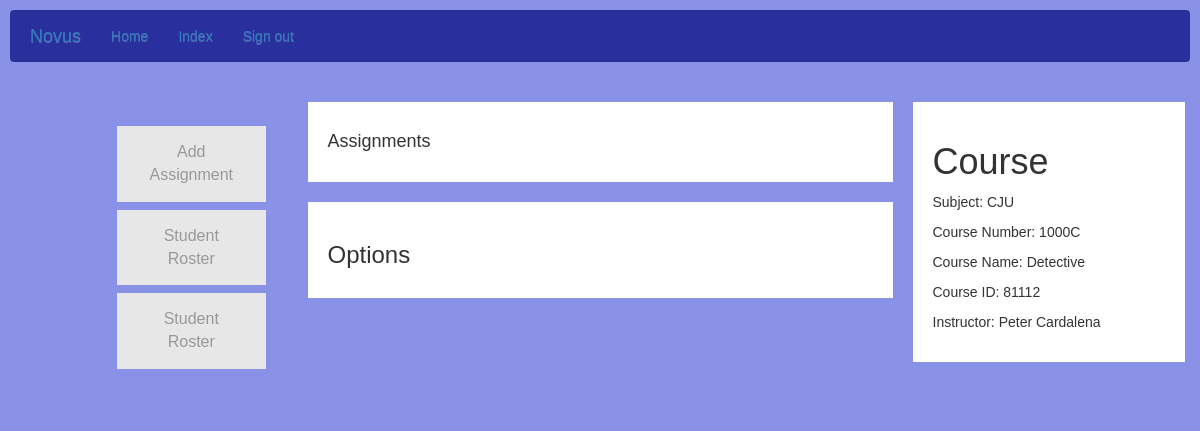
Page /details/Course/2 (signed in) on the committed database.
### models.py (models this page shows)
class Course (db.Model):
    __tablename__= "courses"
    id = db.Column(db.Integer, primary_key=True)
    uniqueid = db.Column(db.String(5), index=True)
    name = db.Column(db.String(120), index=True, unique=False)
    subject = db.Column(db.String(64), index=True)
    number = db.Column(db.String(8), index=True)
    day = db.Column(db.String(10), index=True)
    start_time = db.Column(db.String(4), index=True)
    end_time = db.Column(db.String(4), index=True)
    professor_id = Column(Integer, ForeignKey('professors.id'))
    posts = relationship("Post", backref="courses")
    assignments = relationship("Assignment", backref="courses")
    students = relationship("Student", secondary=class_registration_table, back_populates="courses")

class User(db.Model, UserMixin):
    __tablename__="users"
    id = db.Column(db.Integer, primary_key=True)
    uniqueid = db.Column(db.String(5), index=True)
    name = db.Column(db.String(120), index=True, unique=False)
    gender = db.Column(db.String(6), index=True)
    email = db.Column(db.String(120), index=True)
    phone = db.Column(db.String(120), index=True)
    birthday = db.Column(db.String(120), index=True)
    active = db.Column(db.Boolean())
    roles = relationship("Role", secondary="user_roles")
    password = db.Column(db.String(128))
    type = db.Column(db.String(15))

### app.py (the view)
@app.route('/details/<type>/<int:id>')
@login_required
def details(type, id):
    if type == "Student":
        student = Student.query.get(id)
        return render_template('students_details.html', student=student)
    elif type == "Professor":
        prof = Professor.query.get(id)
        return render_template('professor_details.html', prof=prof)
    elif type == "Administrator":
        admin = Administrator.query.get(id)
        return render_template('administrator_details.html', admin=admin)
    elif type == "Course":
        course = Course.query.get(id)
        professor = Professor.query.get(course.professor_id)
        assignments = course.assignments
        return render_template('course_details.html', course=course, professor=professor, assignments=assignments)
    else:
        return render_template('error.html')

### templates/course_details.html (shortened to what this page needs)
{% extends 'layout.html' %}
{% block head %}
        <link rel="stylesheet" href="//maxcdn.bootstrapcdn.com/bootstrap/3.2.0/css/bootstrap.min.css">
        <link rel="stylesheet" href="//maxcdn.bootstrapcdn.com/bootstrap/3.2.0/css/bootstrap-theme.min.css">
        <link rel="stylesheet" type="text/css" href="/static/css/index.css">
{% endblock %}
{% block app_content %}
<div class="row">
  <div class="leftcolumn">
    <div class="card" id="opt">
      <ul>
        <ol><a href="{{ url_for('add_assignment', id=course.id )}}" class="button">Add Assignment</a></ol>
        <ol><a href="{{ url_for('student_course_roster', id=course.id )}}" class="button">Student Roster</a></ol>
        <ol><a href="{{ url_for('gradebooks', id=course.id )}}" class="button">Student Roster</a></ol>
      </ul>
    </div>
  </div>
  <div class="centercolumn">
    <div class="card">
      <h4>Assignments</h4>
    </div>
    <div class="card">
      <h3>Options</h3>
    </div>
  </div>
  <div class="rightcolumn">
    <div class="card">
      <h1>Course</h1>
      <p>Subject: {{course.subject}}</p>
      <p>Course Number: {{course.number}}</p>
      <p>Course Name: {{course.name}}</p>
      <p>Course ID: {{course.uniqueid}}</p>
      <p>Instructor: {{professor.name}}</p>
    </div>
  </div>
</div>
{% endblock %}

### static/css/index.css (style rules this page uses)
* { box-sizing: border-box; }
body { font-family: Arial; padding: 10px; background: #8a92e8; }
.leftcolumn { float: left; width: 25%; background-color: #8a92e8; padding-right: 20px; }
#opt { background-color: #8a92e8; }
.button { background-color: #e7e7e7; border: none; color: #999999; padding: 15px 32px; text-align: center; text-decoration: none; display: inline-block; font-size: 16px; margin: 4px 2px; cursor: pointer; }
.centercolumn { float: left; width: 50%; }
.rightcolumn { float: left; width: 25%; background-color: #8a92e8; padding-left: 20px; }
.card { background-color: white; padding: 20px; margin-top: 20px; }
.row:after { content: ""; display: table; clear: both; }

### rows in the picture
Course: subject "CJU", number "1000C", name "Detective", uniqueid "81112"
User: name "Peter Cardalena"
